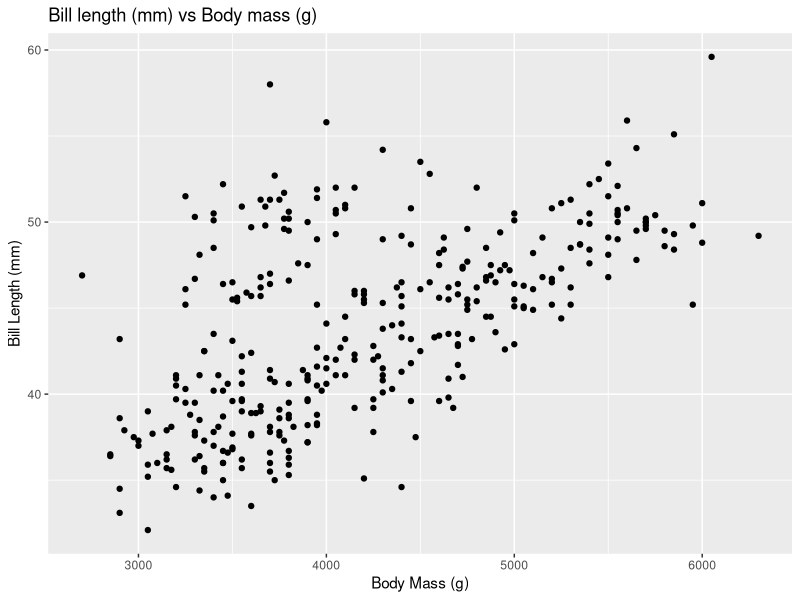
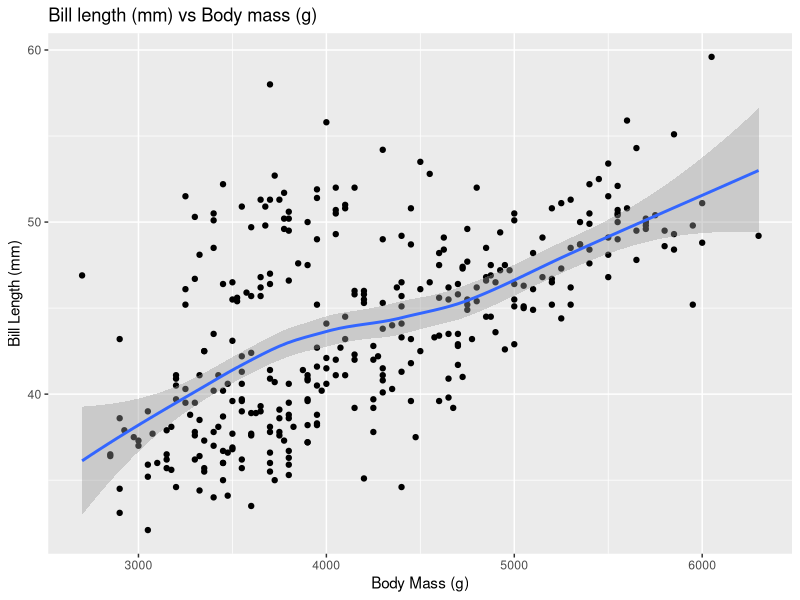
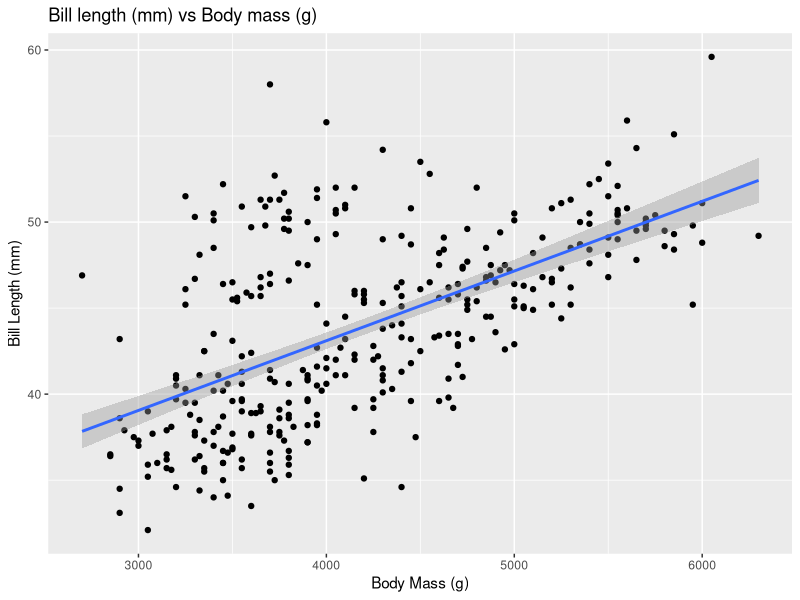
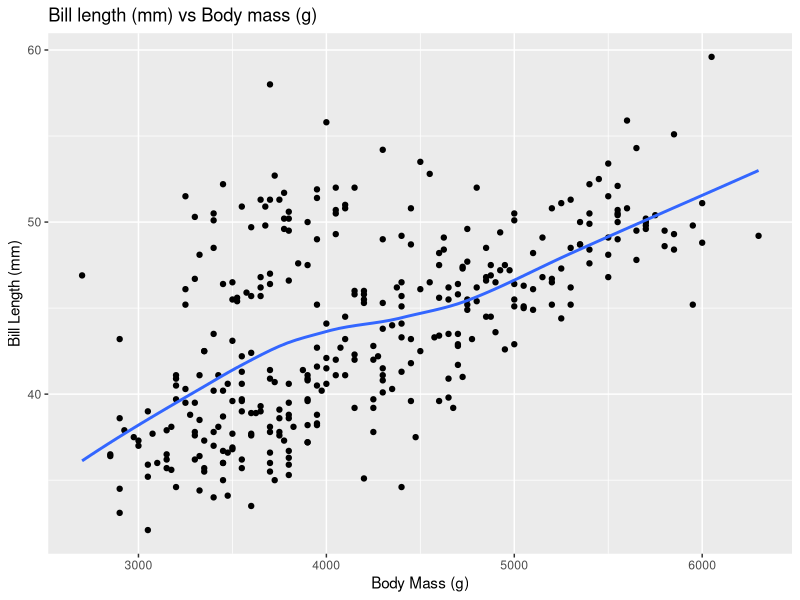

Recreate these plots in R, in order.
## ---- chunk 1
knitr::opts_chunk$set(echo = TRUE)

library(ggplot2)
## ---- chunk 2
#load ggplot2
library(ggplot2)
#example dataset
library(palmerpenguins)
data(penguins)


## ---- chunk 3

ggplot(penguins, aes(body_mass_g, bill_length_mm)) +
  geom_point() + labs(title="Bill length (mm) vs Body mass (g)") +
  xlab("Body Mass (g)") +
  ylab("Bill Length (mm)")
## ---- chunk 4
ggplot(penguins, aes(body_mass_g, bill_length_mm)) +
  geom_point() +
  geom_smooth() +
    labs(title="Bill length (mm) vs Body mass (g)") +
  xlab("Body Mass (g)") +
  ylab("Bill Length (mm)")
## ---- chunk 5
ggplot(penguins, aes(body_mass_g, bill_length_mm)) +
  geom_point() +
  geom_smooth(method='lm') +
    labs(title="Bill length (mm) vs Body mass (g)") +
  xlab("Body Mass (g)") +
  ylab("Bill Length (mm)")
## ---- chunk 6
ggplot(penguins, aes(body_mass_g, bill_length_mm)) +
  geom_point() +
  geom_smooth(se = FALSE) +
    labs(title="Bill length (mm) vs Body mass (g)") +
  xlab("Body Mass (g)") +
  ylab("Bill Length (mm)")
